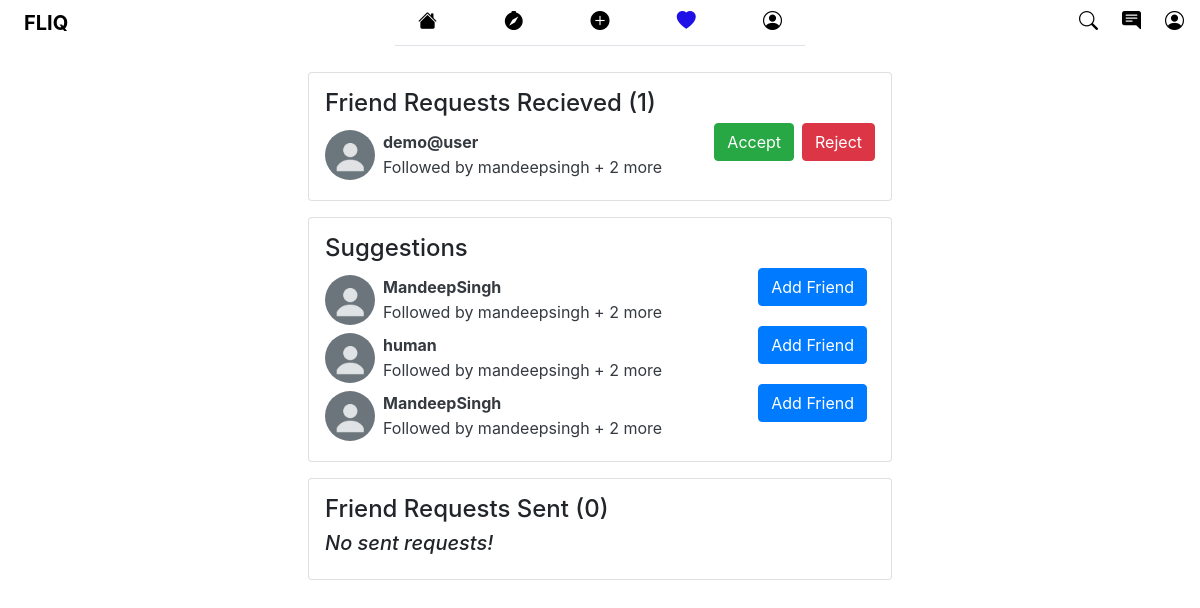
/users/ (signed in), run on the app's committed database.
### users/models.py (models this page shows, shortened)
class FriendRequest(models.Model):
    to_user = models.ForeignKey(settings.AUTH_USER_MODEL, related_name='to_user', on_delete=models.CASCADE)
    from_user = models.ForeignKey(settings.AUTH_USER_MODEL, related_name='from_user', on_delete=models.CASCADE)
    timestamp = models.DateTimeField(auto_now_add=True)

class Profile(models.Model):
    user = models.OneToOneField(User, on_delete=models.CASCADE)
    name = models.CharField(max_length=30)
    image = models.ImageField(default='default.png', upload_to='profile_pics')
    slug = AutoSlugField(populate_from='user')
    bio = models.CharField(max_length=255, blank=True)
    link = models.CharField(max_length=255, blank=True)
    friends = models.ManyToManyField("Profile", blank=True)
    def __str__(self):
        return str(self.user.username)
    def get_absolute_url(self):
        return "/users/{}".format(self.slug)

### users/views.py (the view)
# urls.py: path('users/', user_views.users_list, name='users_list'),
@login_required
def users_list(request):
    users = Profile.objects.exclude(user=request.user)
    sent_friend_requests = FriendRequest.objects.filter(from_user=request.user)
    rec_friend_requests = FriendRequest.objects.filter(to_user=request.user)
    my_friends = request.user.profile.friends.all()
    sent_to = []
    received = []
    friends = []
    for user in my_friends:
        friend = user.friends.all()
        for f in friend:
            if f in friends:
                friend = friend.exclude(user=f.user)
        friends += friend
    for i in my_friends:
        if i in friends:
            friends.remove(i)
    if request.user.profile in friends:
        friends.remove(request.user.profile)
    random_list = random.sample(list(users), min(len(list(users)), 10))
    for r in random_list:
        if r in friends:
            random_list.remove(r)
    friends += random_list
    for i in my_friends:
        if i in friends:
            friends.remove(i)
    for se in sent_friend_requests:
        sent_to.append(se.to_user)
    for se in rec_friend_requests:
        received.append(se.from_user)
    context = {
        'users': friends,
        'sent': sent_to
    }
    p = Profile.objects.filter(user=request.user).first()
    button_status = 'none'
    if p not in request.user.profile.friends.all():
        button_status = 'not_friend'
        if len(FriendRequest.objects.filter(
            from_user=request.user).filter(to_user=p.user)) == 1:
                button_status = 'friend_request_sent'
        if len(FriendRequest.objects.filter(
            from_user=p.user).filter(to_user=request.user)) == 1:
                button_status = 'friend_request_received'
    context = {
        'users': friends,
        'sent': sent_to,
        'received': received,
        'button_status': button_status,
        'sent_friend_requests': sent_friend_requests,
        'rec_friend_requests': rec_friend_requests,
    }
    return render(request, "users/users_list.html", context)

### users/templates/users/users_list.html (shortened to what this page needs)
{% extends "feed/layout.html" %} {% load static %}
{% block adduseractive %}active{% endblock adduseractive %}
{% block content %}
<div class="">
  <div class="col-xl-6 mx-auto p-2 m-0">
    <div class="card p-3 my-3">
      <h4>Friend Requests Recieved ({{ rec_friend_requests.count }})</h4>
      {% if not rec_friend_requests %}
      <h5><i>No sent requests!</i></h5>
      {% else %}
      {% for r_request in rec_friend_requests %}
      <div class="py-1" style="display:inline-flex; width:100%">
        <div class="p-0" style="max-width:max-content">
          <a href="{{ r_request.from_user.profile.get_absolute_url }}">
            <img src="{{ r_request.from_user.profile.image.url }}" class="rounded-circle cover" style="position: relative; height:50px; width:50px" alt=""/>
          </a>
        </div>
        <div class="ml-2" style="width:100%">
          <a class="text-dark" style="display: inline-flex;height: 50%;align-items: center;" href="{{ r_request.from_user.profile.get_absolute_url }}"><b>{{ r_request.from_user.username }}</b></a>
          <div class="ml-2" style="display: inline-flex; float: right; height: 50%; align-items: center;">
            <a class="btn btn-success mr-2" href="{% url 'accept_friend_request' r_request.from_user.id %}">Accept</a>
            <a class="btn btn-danger" href="{% url 'delete_friend_request' r_request.from_user.id %}">Reject</a>
          </div>
          <div style="width:100%;">
            <p class="card-text text-dark">Followed by mandeepsingh + 2 more</p>
          </div>
        </div>
      </div>
      {% endfor %}
      {% endif %}
    </div>
    <div class="card p-3 my-3">
      <h4>Suggestions</h4>
      {% if users %}
        {% for user_p in users %}
          {% if not user_p.user in sent %}
          {% if not user_p.user in received %}
          <div class="py-1" style="display:inline-flex; width:100%">
            <div class="p-0" style="max-width:max-content">
              <a href="{{ user_p.get_absolute_url }}">
                <img src="{{ user_p.image.url }}" class="rounded-circle cover" style="position: relative; height:50px; width:50px" alt=""/>
              </a>
            </div>
            <div class="ml-2" style="width:100%">
              <a class="text-dark" style="display: inline-flex;height: 50%;align-items: center;" href="{{ user_p.get_absolute_url }}"><b>{{ user_p }}</b></a>
              <div class="ml-2" style="display: inline-flex; float: right; height: 50%; align-items: center;">
                <a class="btn btn-primary mr-2" href="{% url 'send_friend_request' user_p.user.id %}">Add Friend</a>
              </div>
              <div style="width:100%;">
                <p class="card-text text-dark">Followed by mandeepsingh + 2 more</p>
              </div>
            </div>
          </div>
          {% endif %}
          {% endif %}
        {% endfor %}
      {% else %}
        <h5><i>No new people to add now! Please come back later!</i></h5>
      {% endif %}
    </div>
    <div class="card p-3 my-3">
      <h4>Friend Requests Sent ({{ sent_friend_requests.count }})</h4>
      {% if not sent_friend_requests %}
      <h5><i>No sent requests!</i></h5>
      {% endif %}
    </div>
  </div>
  {% endblock content %}

### feed/templates/feed/layout.html (style rules this page uses)
a { text-decoration:none; }

### users/templates/users/users_list.html (style rules this page uses)
.cover { position: absolute; top: 0; left: 0; width: 100%; height: 100%; object-fit: cover; }

### data on the page
FriendRequest: from_user.profile.image (placeholder picture), from_user.username "demo@user"
Profile: image (placeholder picture), user.username "MandeepSingh"
Profile: image (placeholder picture), user.username "human"

### other printed values
{{ rec_friend_requests.count }} "1"
{{ sent_friend_requests.count }} "0"
